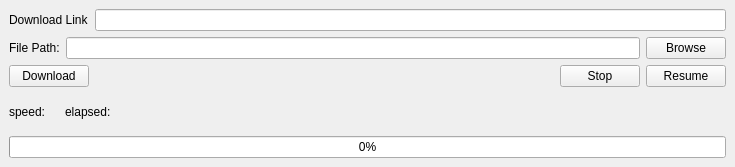
<?xml version="1.0" encoding="UTF-8"?>
<ui version="4.0">
 <class>MainWindow</class>
 <widget class="QMainWindow" name="MainWindow">
  <property name="geometry">
   <rect>
    <x>0</x>
    <y>0</y>
    <width>735</width>
    <height>167</height>
   </rect>
  </property>
  <property name="windowTitle">
   <string>MainWindow</string>
  </property>
  <widget class="QWidget" name="centralwidget">
   <layout class="QVBoxLayout" name="verticalLayout">
    <property name="spacing">
     <number>0</number>
    </property>
    <property name="leftMargin">
     <number>0</number>
    </property>
    <property name="topMargin">
     <number>0</number>
    </property>
    <property name="rightMargin">
     <number>0</number>
    </property>
    <property name="bottomMargin">
     <number>0</number>
    </property>
    <item>
     <widget class="QStackedWidget" name="stackedWidget">
      <widget class="QWidget" name="page">
       <layout class="QVBoxLayout" name="verticalLayout_2">
        <item>
         <layout class="QHBoxLayout" name="horizontalLayout">
          <item>
           <widget class="QLabel" name="label">
            <property name="text">
             <string>Download Link</string>
            </property>
           </widget>
          </item>
          <item>
           <widget class="QLineEdit" name="download_url_line"/>
          </item>
         </layout>
        </item>
        <item>
         <layout class="QHBoxLayout" name="horizontalLayout_2">
          <item>
           <widget class="QLabel" name="label_2">
            <property name="text">
             <string>File Path:</string>
            </property>
           </widget>
          </item>
          <item>
           <widget class="QLineEdit" name="file_path_line"/>
          </item>
          <item>
           <widget class="QPushButton" name="file_path_browse_btn">
            <property name="text">
             <string>Browse</string>
            </property>
           </widget>
          </item>
         </layout>
        </item>
        <item>
         <layout class="QHBoxLayout" name="horizontalLayout_3">
          <item>
           <widget class="QPushButton" name="download_btn">
            <property name="text">
             <string>Download</string>
            </property>
           </widget>
          </item>
          <item>
           <spacer name="horizontalSpacer">
            <property name="orientation">
             <enum>Qt::Horizontal</enum>
            </property>
            <property name="sizeHint" stdset="0">
             <size>
              <width>40</width>
              <height>20</height>
             </size>
            </property>
           </spacer>
          </item>
          <item>
           <widget class="QPushButton" name="stop_btn">
            <property name="text">
             <string>Stop</string>
            </property>
            <property name="checkable">
             <bool>false</bool>
            </property>
            <property name="checked">
             <bool>false</bool>
            </property>
            <property name="autoDefault">
             <bool>false</bool>
            </property>
            <property name="default">
             <bool>false</bool>
            </property>
            <property name="flat">
             <bool>false</bool>
            </property>
           </widget>
          </item>
          <item>
           <widget class="QPushButton" name="resume_btn">
            <property name="text">
             <string>Resume</string>
            </property>
           </widget>
          </item>
         </layout>
        </item>
        <item>
         <layout class="QHBoxLayout" name="horizontalLayout_4">
          <item>
           <layout class="QHBoxLayout" name="horizontalLayout_5">
            <item>
             <widget class="QLabel" name="label_4">
              <property name="text">
               <string>speed:</string>
              </property>
             </widget>
            </item>
            <item>
             <widget class="QLabel" name="speed_label">
              <property name="text">
               <string/>
              </property>
             </widget>
            </item>
           </layout>
          </item>
          <item>
           <layout class="QHBoxLayout" name="horizontalLayout_6">
            <item>
             <widget class="QLabel" name="label_3">
              <property name="text">
               <string>elapsed:</string>
              </property>
             </widget>
            </item>
            <item>
             <widget class="QLabel" name="elapsed_label">
              <property name="text">
               <string/>
              </property>
             </widget>
            </item>
           </layout>
          </item>
          <item>
           <spacer name="horizontalSpacer_2">
            <property name="orientation">
             <enum>Qt::Horizontal</enum>
            </property>
            <property name="sizeHint" stdset="0">
             <size>
              <width>40</width>
              <height>20</height>
             </size>
            </property>
           </spacer>
          </item>
         </layout>
        </item>
        <item>
         <widget class="QProgressBar" name="download_progressbar">
          <property name="value">
           <number>0</number>
          </property>
         </widget>
        </item>
       </layout>
      </widget>
      <widget class="QWidget" name="page_2"/>
     </widget>
    </item>
   </layout>
  </widget>
 </widget>
 <resources/>
 <connections/>
</ui>
